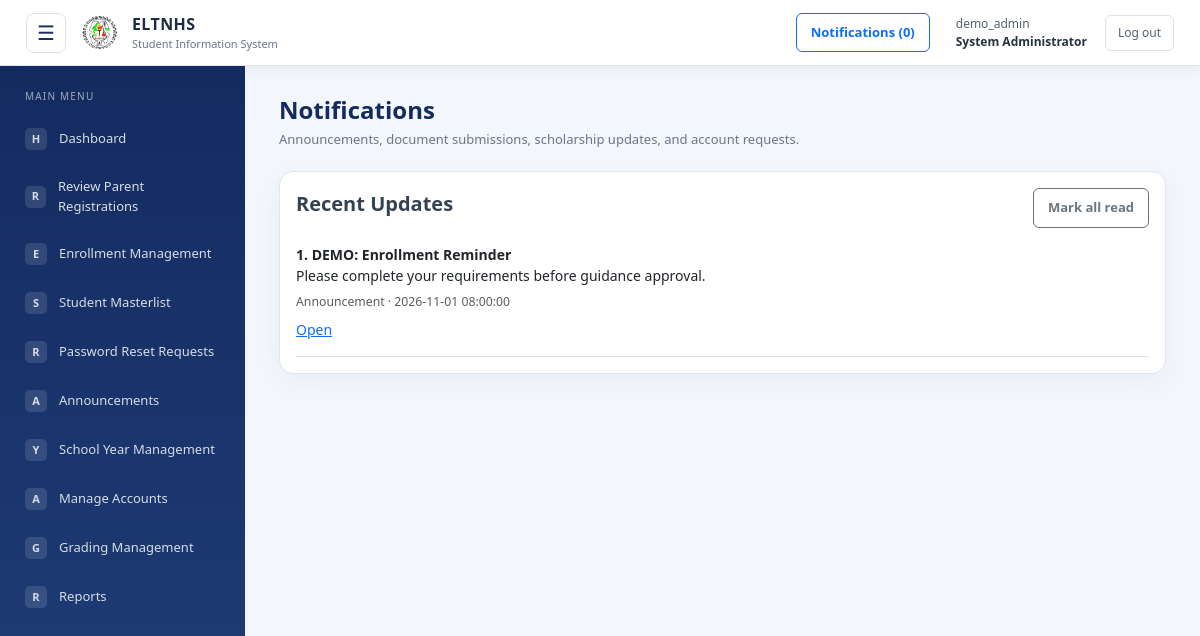
Before: /shared/notifications.php (signed in) with the older database file.
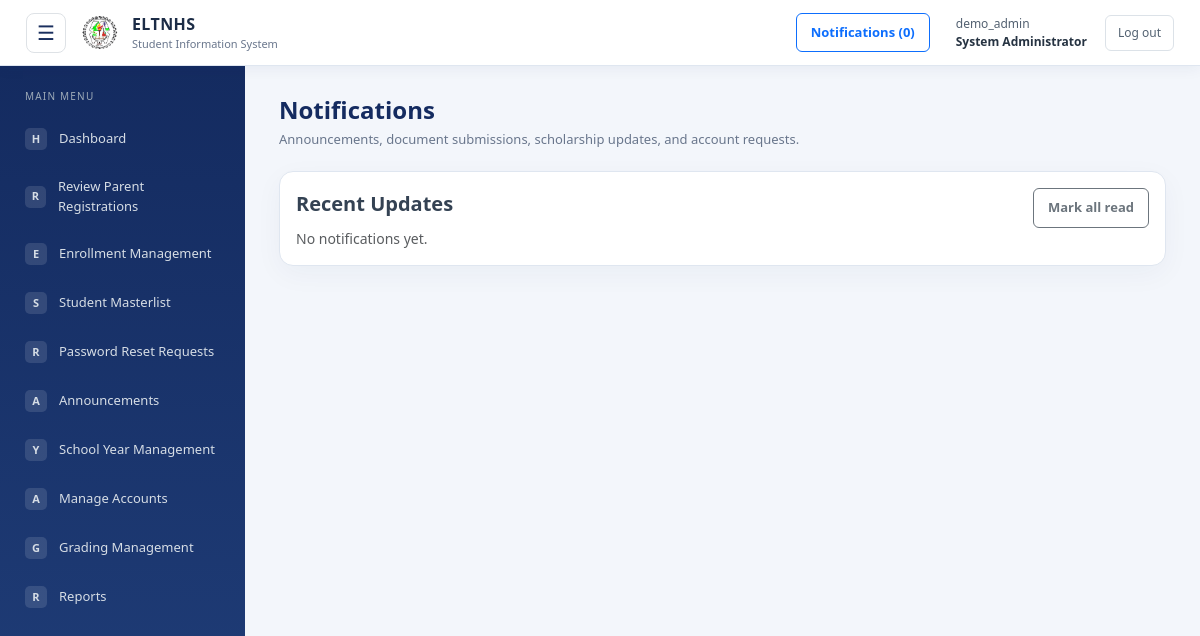
After: the same page with the newer database file.
### tables this page shows
CREATE TABLE `announcements` (
  `announcement_id` int(11) NOT NULL,
  `title` varchar(160) NOT NULL,
  `content` text NOT NULL,
  `announcement_category` enum('Enrollment','Scholarship','School','General') NOT NULL DEFAULT 'General',
  `target_audience` enum('All','Students','Teachers','Registrar','Subject Teachers','Teacher Advisers') NOT NULL DEFAULT 'All',
  `visibility` enum('Public','Internal') NOT NULL DEFAULT 'Internal',
  `publish_date` datetime NOT NULL,
  `expiry_date` datetime DEFAULT NULL,
  `announcement_status` enum('Draft','Published','Archived') NOT NULL DEFAULT 'Draft',
  `posted_by` int(11) DEFAULT NULL,
  `created_at` timestamp NOT NULL DEFAULT current_timestamp()
);

### includes/functions.php (called while the page is built, shortened)
<?php
function e($value) {
    return htmlspecialchars((string) $value, ENT_QUOTES, 'UTF-8');
}
?>

### shared/notifications.php (the view, shortened to what the changed rows need)
<?php
require_once 'dbconn.php';
require_once 'includes/functions.php';
$uid = (int) $_SESSION['user_id'];
$role = $_SESSION['role'];
$rows = [];
if ($role === 'Student') {
    $q = $pdo->prepare(
        "SELECT
            title,
            content AS message,
            'Announcement' AS notification_type,
            publish_date AS created_at,
            'modules.php?module=announcements' AS related_url,
            NULL AS notification_id,
            1 AS is_read
         FROM announcements
         WHERE announcement_status = 'Published'
            AND publish_date <= NOW()
            AND (expiry_date IS NULL OR expiry_date >= NOW())
            AND target_audience IN ('All', 'Students')
         UNION ALL
         SELECT
            p.program_name,
            CONCAT(
                COALESCE(p.description, ''),
                ' Deadline: ',
                COALESCE(p.application_deadline, 'Not specified')
            ),
            'Scholarship',
            p.created_at,
            'modules.php?module=applications',
            NULL,
            1
         FROM scholarship_programs p
         WHERE p.program_status = 'Published'
         ORDER BY created_at DESC
         LIMIT 50"
    );
    $q->execute();
    $rows = $q->fetchAll(PDO::FETCH_ASSOC);
} else {
    $q = $pdo->prepare(
        'SELECT
            notification_id,
            title,
            message,
            notification_type,
            created_at,
            related_url,
            is_read
         FROM user_notifications
         WHERE user_id = ?
         ORDER BY created_at DESC
         LIMIT 40'
    );
    $q->execute([$uid]);
    $rows = $q->fetchAll(PDO::FETCH_ASSOC);
    $aud = $role === 'School Registrar'
        ? 'Registrar'
        : ($role === 'Subject Teacher'
            ? 'Subject Teachers'
            : ($role === 'Teacher Adviser'
                ? 'Teacher Advisers'
                : 'All'));
    $a = $pdo->prepare(
        "SELECT
            title,
            content AS message,
            'Announcement' AS notification_type,
            publish_date AS created_at,
            'modules.php?module=announcements' AS related_url,
            NULL AS notification_id,
            1 AS is_read
         FROM announcements
         WHERE announcement_status = 'Published'
            AND publish_date <= NOW()
            AND (expiry_date IS NULL OR expiry_date >= NOW())
            AND target_audience IN ('All', 'Teachers', ?)
         ORDER BY publish_date DESC
         LIMIT 20"
    );
    $a->execute([$aud]);
    $rows = array_merge($rows, $a->fetchAll(PDO::FETCH_ASSOC));
    usort($rows, static function ($a, $b) {
        return strcmp(
            (string) $b['created_at'],
            (string) $a['created_at']
        );
    });
}
require 'includes/header.php';
?>
<div class="page-heading">
    <div>
        <h1>Notifications</h1>
    </div>
</div>
<div class="card p-3">
    <div class="d-flex justify-content-between align-items-center gap-2">
        <h5>Recent Updates</h5>
        <?php if ($role !== 'Student'): ?>
            <form method="post">
            </form>
        <?php endif; ?>
    </div>
    <?php if (!$rows): ?>
        <p class="text-muted mb-0">No notifications yet.</p>
    <?php else: ?>
        <?php foreach ($rows as $i => $n): ?>
            <div class="border-bottom py-3">
                <div class="d-flex justify-content-between align-items-center gap-2">
                    <strong>
                        <?= ($i + 1) ?>. <?= e($n['title']) ?>
                    </strong>
                </div>
                <p class="mb-1">
                    <?= nl2br(e($n['message'])) ?>
                </p>
                <small class="text-muted">
                    <?= e($n['notification_type']) ?>
                    ·
                    <?= e($n['created_at']) ?>
                </small>
                <div class="d-flex align-items-center gap-3 mt-2">
                    <?php if (!empty($n['related_url'])): ?>
                        <a href="<?= e($n['related_url']) ?>">Open</a>
                    <?php endif; ?>
                </div>
            </div>
        <?php endforeach; ?>
    <?php endif; ?>
</div>
<?php require 'includes/footer.php'; ?>

### includes/header.php (shortened to what the changed rows need)
<?php
require_once __DIR__ . '/functions.php';
$role = $_SESSION['role'] ?? '';
$current = basename($_SERVER['PHP_SELF']);
$currentModule = $_GET['module'] ?? '';
$currentPage = $_GET['page'] ?? '';
function menuActive($url, $current, $currentModule, $currentPage)
{
    $url = basename($url);
    if (strpos($url, 'modules.php?module=') === 0) {
        return $current === 'modules.php'
            && $currentModule === substr(
                $url,
                strlen('modules.php?module=')
            );
    }
    return $current === $url;
}
?>
<!DOCTYPE html>
<html lang="en">
<head>
    <link
        href="https://cdn.jsdelivr.net/npm/bootstrap@5.3.8/dist/css/bootstrap.min.css"
        rel="stylesheet"
    >
    <link rel="stylesheet" href="../assets/style.css">
    <link rel="stylesheet" href="../assets/print.css">
</head>
<body>
    <div class="app-layout">
        <aside class="sidebar" id="sidebar">
            <nav class="side-nav">
                <?php foreach (($menus[$role] ?? []) as $item): ?>
                    <?php
                    $active = menuActive(
                        $item[1],
                        $current,
                        $currentModule,
                        $currentPage
                    );
                    ?>
                    <a
                        class="side-link <?= $active ? 'active' : '' ?>"
                        href="<?= e($item[1]) ?>"
                        title="<?= e($item[0]) ?>"
                    >
                        <span class="side-icon">
                            <?= e(substr($item[2], 0, 1)) ?>
                        </span>
                        <span>
                            <?= e($item[0]) ?>
                        </span>
                    </a>
                <?php endforeach; ?>
            </nav>
        </aside>
        <main class="main-content">

Changed rows visible on the page:
removed announcements: title "DEMO: Enrollment Reminder", content "Please complete your requirements before guidance approval.", notification_type "Announcement", publish_date "2026-11-01 08:00:00"
Other visible differences:
text now shown: "No notifications yet."
